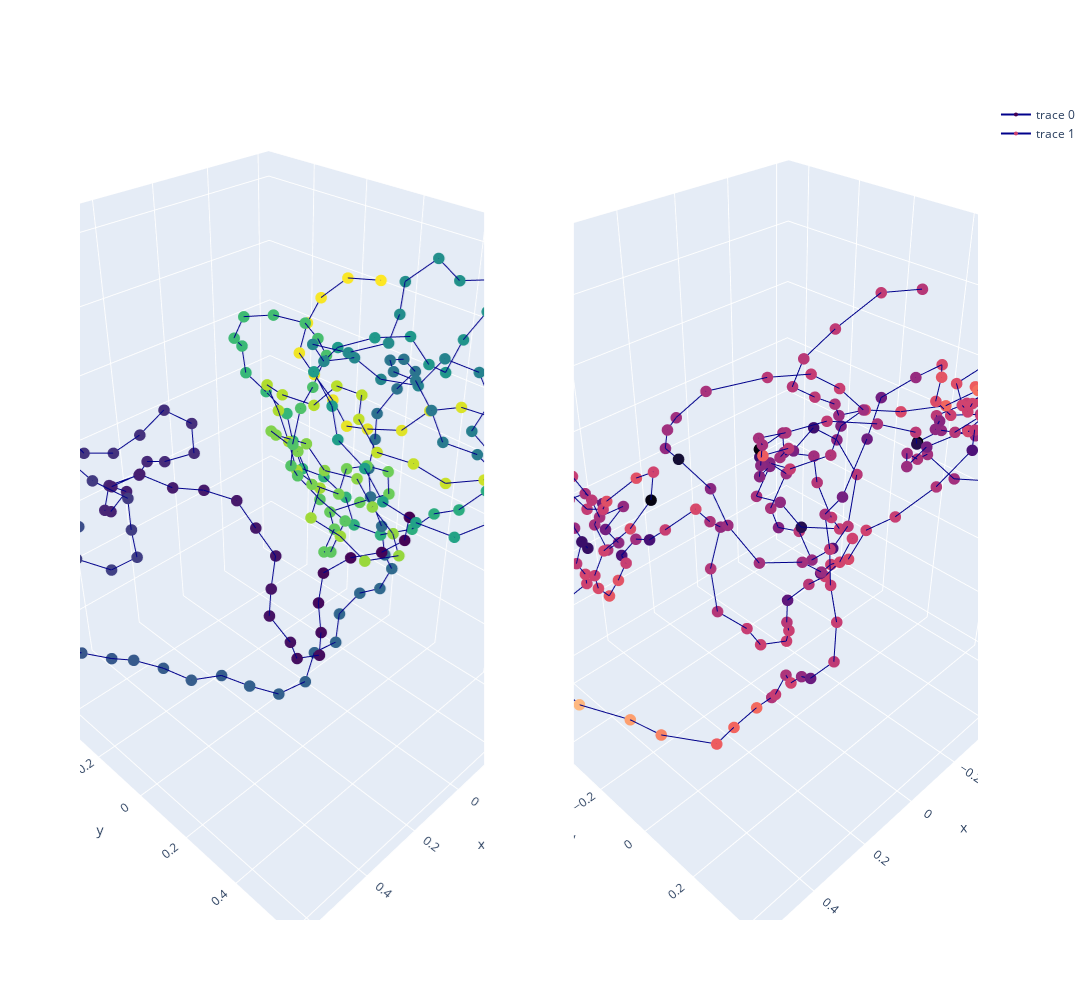

This figure's notebook cell:
### Code cell
test_true_structure = test_true_structures[GRAPH_TESTED]
test_pred_structure = test_pred_structures[GRAPH_TESTED]

test_pred_structure_superposed, test_true_structure_superposed = \
        kabsch_superimposition_numpy(test_pred_structure, test_true_structure, EMBEDDING_SIZE)

x_pred = test_pred_structure_superposed[:, 0]  
y_pred = test_pred_structure_superposed[:, 1]
z_pred = test_pred_structure_superposed[:, 2]

x_true = test_true_structure_superposed[:, 0]  
y_true = test_true_structure_superposed[:, 1]
z_true = test_true_structure_superposed[:, 2]
pred_structure_unit_ball, true_structure_unit_ball = \
            kabsch_superimposition_numpy(test_pred_structure, test_true_structure, EMBEDDING_SIZE)
d = np.negative(np.log(np.mean(np.divide(np.abs(pred_structure_unit_ball - true_structure_unit_ball),np.abs(true_structure_unit_ball)), axis=1)))

colorscale1 = np.asarray(range(len(x_true)))
colorscale2 = d
color1 = 'Viridis'
color2 = 'magma'
plot_true_pred_structures(x_pred, y_pred, z_pred, x_true, y_true, z_true, colorscale1, colorscale2, color1, color2)

# Shape comparison
print('Kabsch distance is ' + str(kabsch_distance_numpy(test_pred_structure, test_true_structure, EMBEDDING_SIZE)))

### Figure 1 — Plotly figure (JSON) as saved in the notebook; plotly's stock layout.template omitted (floating-point values rounded to 4 significant figures; data arrays with more than 128 entries replaced by an {"elided": "..."} marker saying what was removed)
{"data": [{"line": {"color": "darkblue", "width": 2}, "marker": {"color": {"elided": "202 int values"}, "colorscale": [[0, "#440154"], [0.1111, "#482878"], [0.2222, "#3e4989"], [0.3333, "#31688e"], [0.4444, "#26828e"], [0.5556, "#1f9e89"], [0.6667, "#35b779"], [0.7778, "#6ece58"], [0.8889, "#b5de2b"], [1, "#fde725"]], "size": 4}, "scene": "scene", "type": "scatter3d", "x": {"elided": "202 float values"}, "y": {"elided": "202 float values"}, "z": {"elided": "202 float values"}}, {"line": {"color": "darkblue", "width": 2}, "marker": {"color": {"elided": "202 float values"}, "colorscale": [[0, "#000004"], [0.1111, "#180f3d"], [0.2222, "#440f76"], [0.3333, "#721f81"], [0.4444, "#9e2f7f"], [0.5556, "#cd4071"], [0.6667, "#f1605d"], [0.7778, "#fd9668"], [0.8889, "#feca8d"], [1, "#fcfdbf"]], "size": 4}, "scene": "scene2", "type": "scatter3d", "x": {"elided": "202 float values"}, "y": {"elided": "202 float values"}, "z": {"elided": "202 float values"}}], "layout": {"height": 1000, "scene": {"domain": {"x": [0, 0.45], "y": [0, 1]}}, "scene2": {"domain": {"x": [0.55, 1], "y": [0, 1]}}, "width": 1300}}
